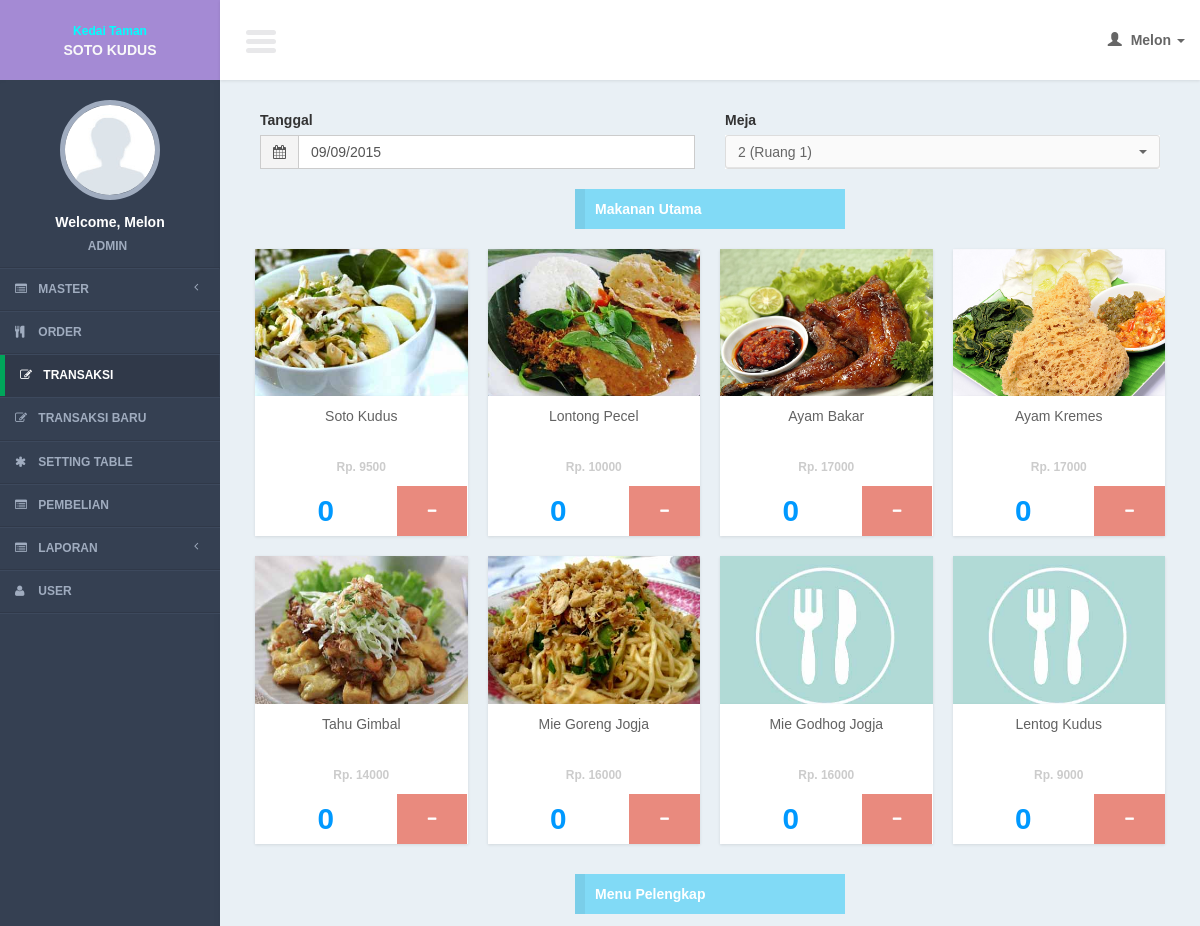
Before: /controllers/transaction.php?table_id=2 (signed in, upper part) with the older database file.
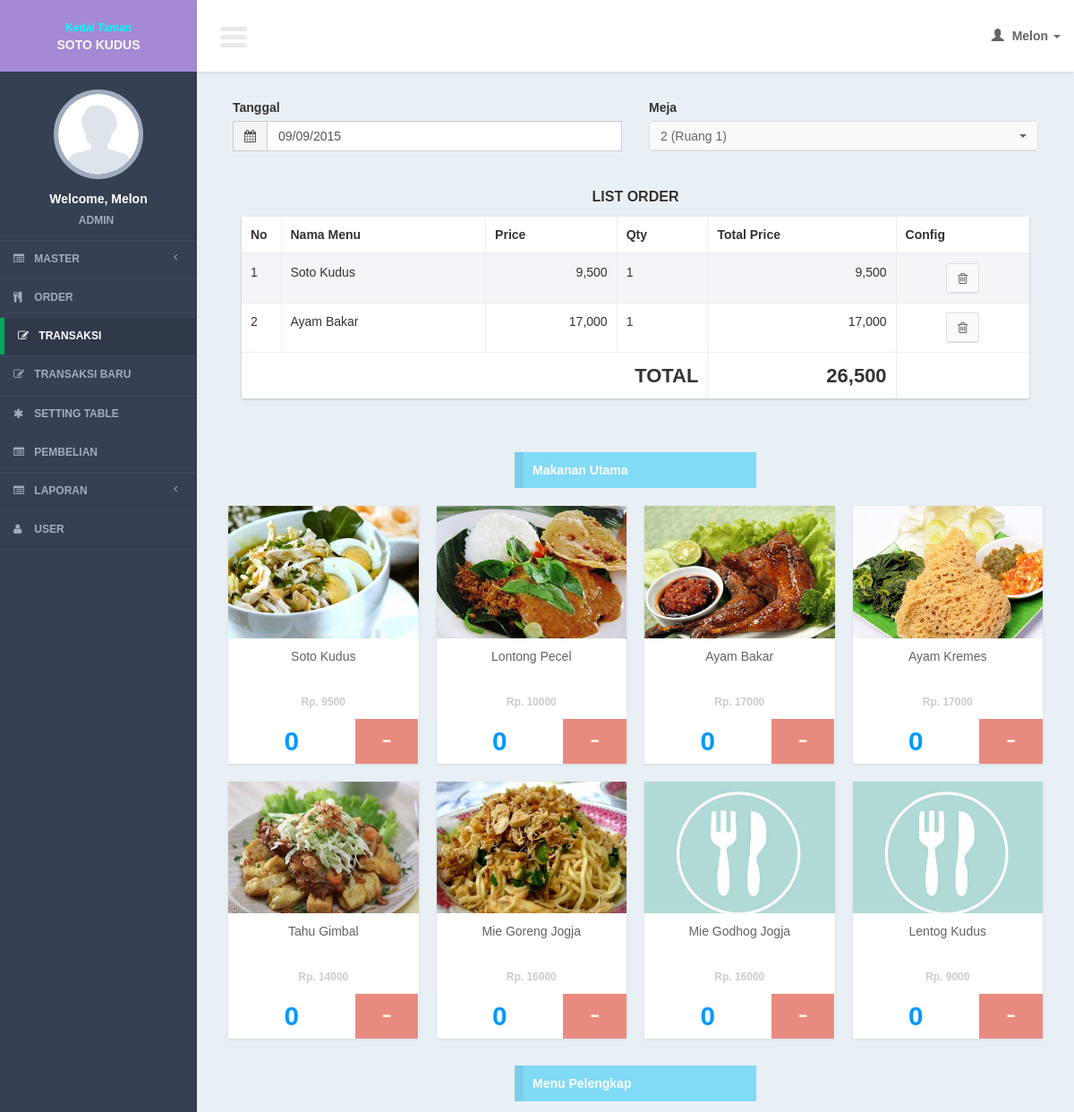
After: the same page with the newer database file.
### tables this page shows
CREATE TABLE IF NOT EXISTS `tables` (
`table_id` int(11) NOT NULL,
  `building_id` int(11) NOT NULL,
  `table_name` varchar(100) NOT NULL,
  `data_x` int(11) NOT NULL,
  `data_y` int(11) NOT NULL
);

CREATE TABLE IF NOT EXISTS `buildings` (
`building_id` int(11) NOT NULL,
  `building_name` varchar(100) NOT NULL,
  `building_img` text NOT NULL
);

CREATE TABLE IF NOT EXISTS `menu_types` (
`menu_type_id` int(11) NOT NULL,
  `menu_type_name` varchar(100) NOT NULL
);

CREATE TABLE IF NOT EXISTS `menus` (
`menu_id` int(11) NOT NULL,
  `menu_type_id` int(11) NOT NULL,
  `menu_name` varchar(100) NOT NULL,
  `menu_original_price` int(11) NOT NULL,
  `menu_margin_price` int(11) NOT NULL,
  `menu_price` int(11) NOT NULL,
  `menu_img` text NOT NULL,
  `partner_id` int(11) NOT NULL
);

CREATE TABLE IF NOT EXISTS `transaction_tmp_details` (
`transaction_detail_id` int(11) NOT NULL,
  `transaction_id` int(11) NOT NULL,
  `menu_id` int(11) NOT NULL,
  `transaction_detail_original_price` int(11) NOT NULL,
  `transaction_detail_margin_price` int(11) NOT NULL,
  `transaction_detail_price` int(11) NOT NULL,
  `transaction_detail_price_discount` int(11) NOT NULL,
  `transaction_detail_grand_price` int(11) NOT NULL,
  `transaction_detail_qty` int(11) NOT NULL,
  `transaction_detail_total` int(11) NOT NULL
);

### models/transaction_model.php (called while the page is built, shortened)
<?php
function select_cat(){
	$query = mysql_query("select * from menu_types order by menu_type_id");
	return $query;
}
function select_history($table_id){
	 $query = mysql_query("select b.*, c.menu_name
							  from transactions_tmp a
							  join transaction_tmp_details b on b.transaction_id = a.transaction_id
							  join menus c on c.menu_id = b.menu_id
							  where table_id = '".$table_id."'
							  order by transaction_detail_id
							  ");
	return $query;
}
function check_table($table_id){
	$query = mysql_query("select count(transaction_id) as jumlah
							  from transactions_tmp
							  where table_id = '".$table_id."'
							  ");
	$row = mysql_fetch_array($query);
	$jumlah = $row['jumlah'];
	return $jumlah;
}
?>

### views/transaction/list.php (the view, shortened to what the changed rows need)
 <form action="<?= $action ?>" method="post" enctype="multipart/form-data" role="form">
                <section class="content">
<div class="container">
			<section class="color-2">
            <div class="row">
             <div class="col-md-6">
             <div class="form-group">
                                        <label>Meja </label>
                                        <select name="i_table_id" id="i_table_id"  class="selectpicker show-tick form-control" data-live-search="true" onChange="load_data_history(this.value)" >
                                        <?php
                                        $query_table = mysql_query("select a.*, b.building_name
																	from tables a
																	left join buildings b on b.building_id = a.building_id
																	order by table_id
																	");
                                        while($row_table = mysql_fetch_array($query_table)){
                                        ?>
                                        <option value="<?= $row_table['table_id']?>" <?php if($row_table['table_id'] == $table_id){ ?> selected="selected"<?php }?>><?php
										if($row_table['table_id'] != 0){
											$building = " (".$row_table['building_name'].")";
										}else{
											$building= "";
										}
										echo $row_table['table_name'].$building; ?></option>
                                        <?php
                                        }
                                        ?>
                                        </select>
                                      	</div>
            </div>
            </div>
              <div id="table_history">
             <?php
			 if($check_table > 0 ){
             include 'history_order.php';
			 }
			 ?>
			</div>
               <div class="row">
               <?php
                while($row_cat = mysql_fetch_array($query_cat)){
			   ?>
                <div class="col-md-12">
                    <div class="col-md-4 col-md-offset-4">
                        <div class="row">
                            <div class="otheader_title"><?= $row_cat['menu_type_name']?></div>
                        </div>
                    </div>
                </div>
				<p>
                   <?php
					$query = mysql_query("select * from menus where menu_type_id = '".$row_cat['menu_type_id']."' order by menu_id");
                    while($row = mysql_fetch_array($query)){
                   ?>
                  <div class="box-showcase">
                  	<a onClick="add_menu(<?= $row['menu_id']?>)">
                        <div class="box-showcaseInner">
                        <?php
                        $gambar = ($row['menu_img']) ? $row['menu_img'] : "default.jpg";
						?>
                            <img src="../img/menu/<?= $gambar ?>" class="img_class" />
                        </div>
                        </a>
                        <div class="box-showcaseDesc">
                            <a onClick="add_menu(<?= $row['menu_id']?>)"> <div class="box-showcaseDesc_name"><?= $row['menu_name'] ?></div>
                             <div class="box-showcaseDesc_price">Rp. <?= $row['menu_price'] ?></div>
                             </a>
                            <div class="box-showcaseDesc_by">
                            	<div class="col-xs-8" style="padding:0px;">
                                   	<input required type="text" name="i_jumlah_<?= $row['menu_id'] ?>" id="i_jumlah_<?= $row['menu_id'] ?>" class="form-control text_menu" value="0" onchange="edit_menu(<?= $row['menu_id'] ?>)"/>
                       			</div>
                                <div class="col-xs-4" style="padding:0px;">
                                	<a onClick="minus_menu(<?= $row['menu_id']?>)">
                                	<div class="box-showcaseDesc_button">
                                    	<i class="fa fa-minus"></i>
                                    </div>
                                    </a>
                                </div>
                            </div>
                        </div>
                    </div>
                    <?php
                    }
                    ?>
				</p>
                  <?php
				}
				  ?>
				 </div>
			</section>
		</div>
                </section>
              </form>

### views/transaction/history_order.php (shortened to what the changed rows need)
     <section class="content">
         <div class="row">
             <div class="col-xs-12">
                  <div class="title_page"> List Order</div>
                 <div class="box">
                     <div class="box-body2 table-responsive">
                         <table id="example1" class="table table-bordered table-striped">
                             <thead>
                                 <tr>
                                 <th width="5%">No</th>
                                     <th>Nama Menu</th>
	<th>Price</th>
                                       <th>Qty</th>
                                       <th>Total Price</th>
                                        <th>Config</th>
                                 </tr>
                             </thead>
                             <tbody>
                                 <?php
                                $no_history = 1;
  $total = 0;
                                 while($row_history = mysql_fetch_array($query_history)){
                                 ?>
                                 <tr>
                                 <td><?= $no_history?></td>
                                    <td><?= $row_history['menu_name']?></td>
                                     <td><?= tool_format_number($row_history['transaction_detail_price'])?></td>
                                    <td><?= ($row_history['transaction_detail_qty'])?></td>
                                <td><?= tool_format_number($row_history['transaction_detail_total'])?></td>
                                   <td style="text-align:center;">
                                         <a href="javascript:void(0)" onclick="confirm_delete_history(<?= $row_history['transaction_detail_id']; ?>)" class="btn btn-default" ><i class="fa fa-trash-o"></i></a>
                                     </td>
                                 </tr>
                                 <?php
$total = $total + $row_history['transaction_detail_total'];
$no_history++;
                                 }
                                 ?>
                             </tbody>
                              <tfoot>
                               <tr>
                                 <td colspan="4" align="right" style="font-size:22px;"><strong>TOTAL</strong></td>
                                <td style="font-size:22px;"><strong>
                                <?= tool_format_number($total)?>
                                </strong></td>
                                   <td style="text-align:center;">
                                 </td>
                                </tr>
                              </tfoot>
                         </table>
                     </div>
                 </div>
             </div>
         </div>
     </section>

### lib/function.php (shortened to what the changed rows need)
<?php
function get_header($title = ""){
	include '../views/layout/header.php';
}
function get_footer($query_find = 0){
	include '../views/layout/footer.php';
}
function tool_format_number($data){
	$data = number_format($data, 0);
	$data = "<div style='text-align:right'>".$data."</div>";
	return $data;
}
	?>

Changed rows visible on the page:
added transaction_tmp_details: menu.menu_name "Soto Kudus", transaction_detail_price "9,500 9,500", transaction_detail_qty "1"
added transaction_tmp_details: menu.menu_name "Ayam Bakar", transaction_detail_price "17,000 17,000", transaction_detail_qty "1"
Other visible differences:
$data: (not shown) → "26,500"
text now shown: "LIST ORDER No Nama Menu Price Qty Total Price Config TOTAL"
